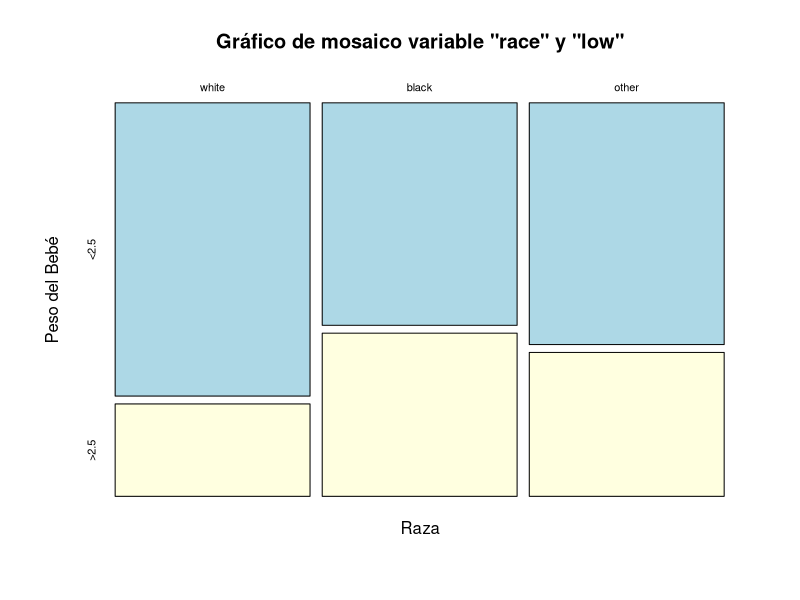
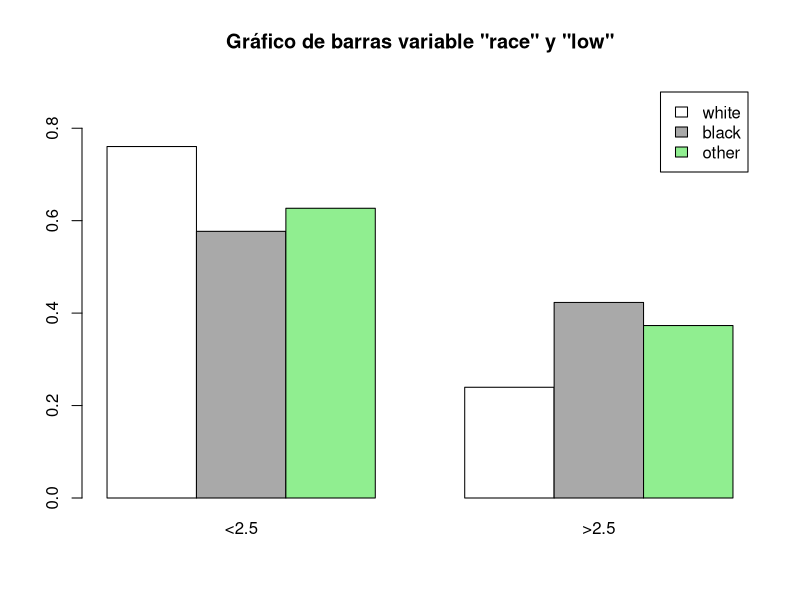
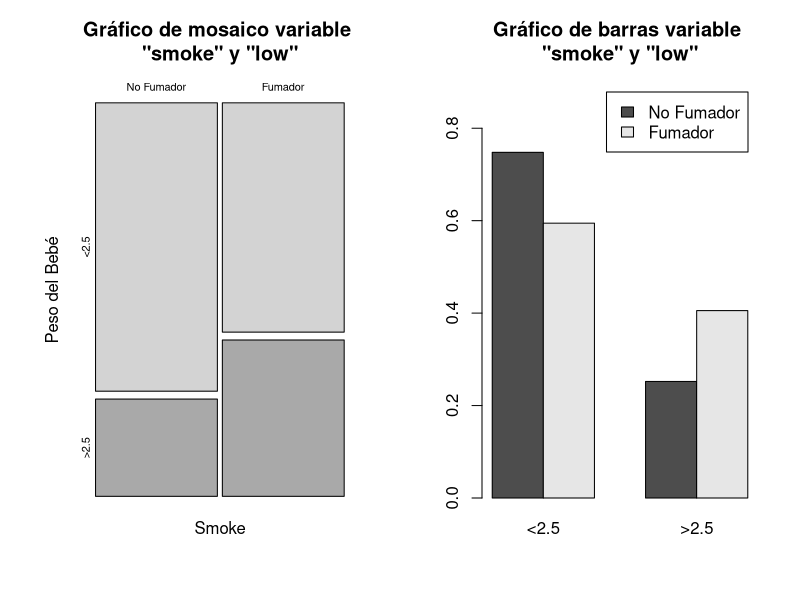
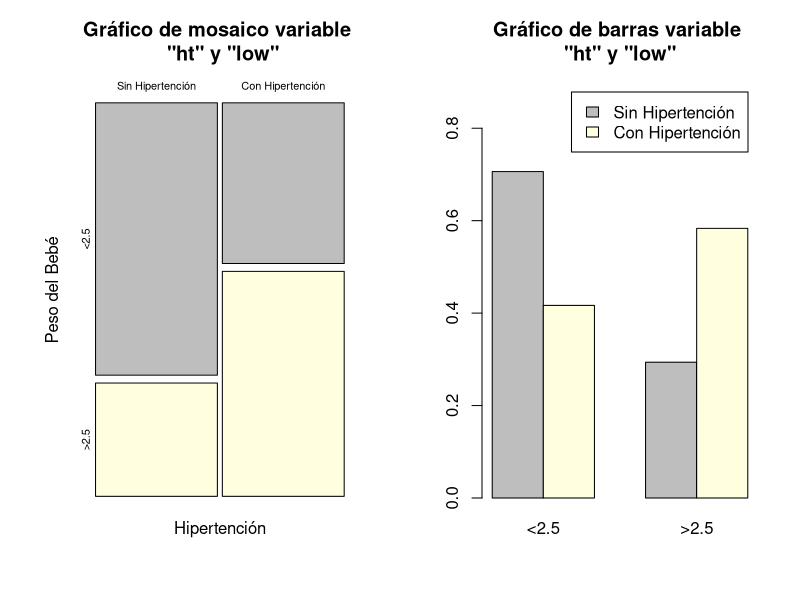
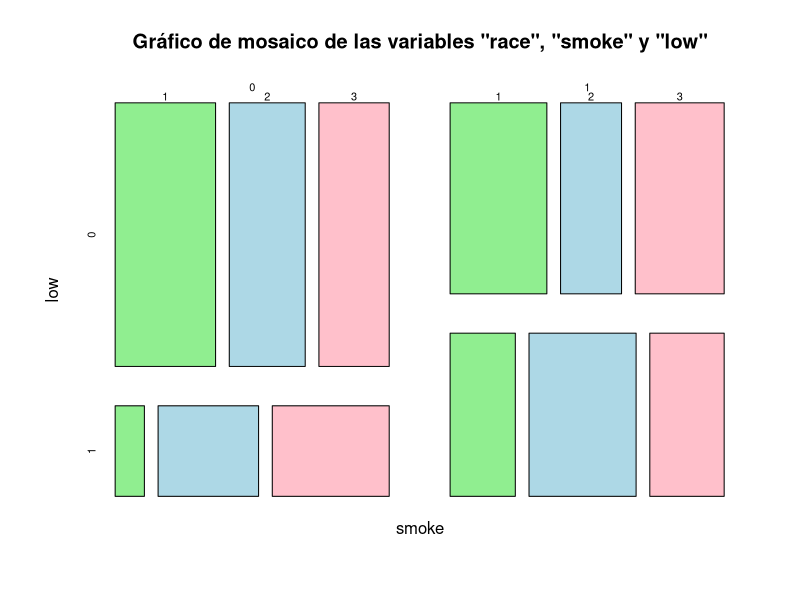

R code for these plots, in order:
## ---- chunk 1
knitr::opts_chunk$set(echo = TRUE)
## ---- chunk 2
library(MASS)
df <- birthwt
## ---- chunk 3
str(df)
head(df, 5)
## ---- chunk 4
df1 <- df[,c("race", "low")]
head(df1,10)
prop.table(table(df1), margin = 1)
## ---- chunk 5
t <- table(df1)
colnames(t) <- c("<2.5", ">2.5")
rownames(t) <- c("white", "black", "other")
plot(prop.table(t, margin = 1), 
     col = c("lightblue", "lightyellow"), 
     main = "Gráfico de mosaico variable \"race\" y \"low\"",
     xlab = "Raza",
     ylab = "Peso del Bebé")

## ---- chunk 6

barplot(prop.table(t, margin = 1), 
        legend.text = row.names(t), 
        beside = T, 
        col = c("white", "darkgray", "lightgreen"),
        ylim = c(0,0.9),
        main = "Gráfico de barras variable \"race\" y \"low\"",
        )
## ---- chunk 7
par(mfrow = c(1,2))
df2 <- df[,c("smoke", "low")]
t2 <- table(df2)
colnames(t2) <- c("<2.5", ">2.5")
rownames(t2) <- c("No Fumador", "Fumador")
plot(prop.table(t2, margin = 1),
                col = c("lightgray", "darkgray"), 
                main = "Gráfico de mosaico variable \n\"smoke\" y \"low\"",
                xlab = "Smoke",
                ylab = "Peso del Bebé")

barplot(prop.table(t2, margin = 1), 
        legend.text = row.names(t2), 
        beside = T,
        ylim = c(0,0.9),
        main = "Gráfico de barras variable \n\"smoke\" y \"low\"",
        )
par(mfrow = c(1,1))
## ---- chunk 8
par(mfrow = c(1,2))
df3 <- df[, c("ht", "low")]
t3 <- table(df3)
colnames(t3) <- c("<2.5", ">2.5")
rownames(t3) <- c("Sin Hipertención", "Con Hipertención")
plot(prop.table(t3, margin = 1),
                col = c("gray", "lightyellow"), 
                main = "Gráfico de mosaico variable \n \"ht\" y \"low\"",
                xlab = "Hipertención",
                ylab = "Peso del Bebé")


barplot(prop.table(t3, margin = 1), 
        legend.text = row.names(t3), 
        beside = T,
        ylim = c(0,0.9),
        col = c("gray", "lightyellow"),
        main = "Gráfico de barras variable \n\"ht\" y \"low\"",
        )
par(mfrow = c(1,1))
## ---- chunk 9
df4 <- df[,c("smoke", "low", "race")]
t4 <- table(df4)
prop.table(t4, margin = 1)
## ---- chunk 10
prop.table(t4, margin = c(1,3))
## ---- chunk 11
plot(prop.table(table(df[c("smoke", "low", "race")]), margin =c(1, 3)), 
     main = "Gráfico de mosaico de las variables \"race\", \"smoke\" y \"low\"",
     col =c("lightgreen","lightblue", "pink"))



